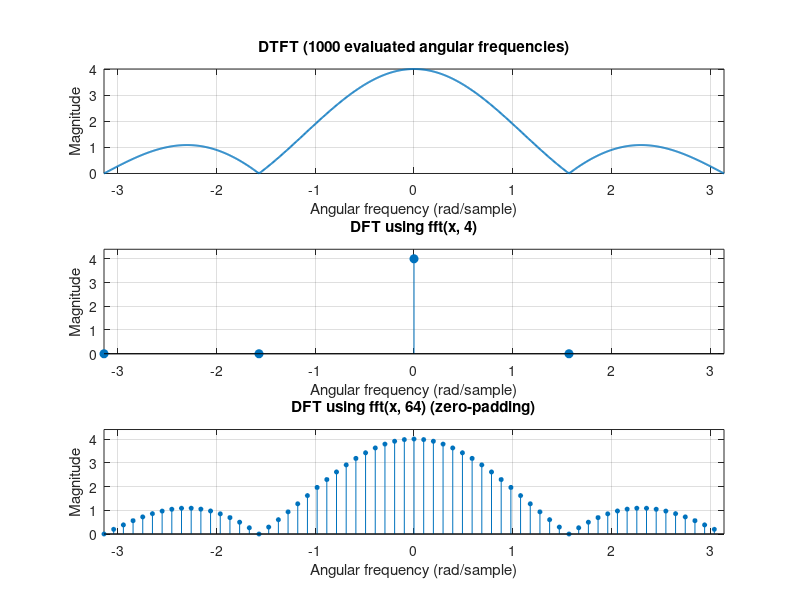

The MATLAB script that drew this image: (Note: this script raises an error after producing the figure.)
% Lecture 5 - Exercise 4: DTFT vs DFT of x = [1 1 1 1]
% Run this script in MATLAB. It saves a comparison plot.
clear; close all; clc;

folder = fileparts(mfilename('fullpath'));
if isempty(folder), folder = pwd; end

x = [1 1 1 1];
n = 0:length(x)-1;
w = linspace(-pi,pi,1000);
X = x * exp(-1j*(n.'*w));

N4 = 4; N64 = 64;
X4 = fftshift(fft(x,N4));
X64 = fftshift(fft(x,N64));
w4 = 2*pi*(-N4/2:N4/2-1)/N4;
w64 = 2*pi*(-N64/2:N64/2-1)/N64;

fig = figure('Color','w','Position',[100 100 1000 850]);
subplot(3,1,1);
plot(w,abs(X),'LineWidth',1.4); grid on;
title('DTFT (1000 evaluated angular frequencies)');
xlabel('Angular frequency (rad/sample)'); ylabel('Magnitude');
xlim([-pi pi]);

subplot(3,1,2);
stem(w4,abs(X4),'filled'); grid on;
title('DFT using fft(x, 4)');
xlabel('Angular frequency (rad/sample)'); ylabel('Magnitude');
xlim([-pi pi]); ylim([0 4.4]);

subplot(3,1,3);
stem(w64,abs(X64),'filled','MarkerSize',3); grid on;
title('DFT using fft(x, 64) (zero-padding)');
xlabel('Angular frequency (rad/sample)'); ylabel('Magnitude');
xlim([-pi pi]); ylim([0 4.4]);
sgtitle('Exercise 4: Continuous DTFT and sampled DFT');
exportgraphics(fig,fullfile(folder,'dtft-dft-comparison.png'),'Resolution',200);

fprintf('Original data samples: %d\n',length(x));
fprintf('DFT length 4 -> %d frequency points\n',numel(X4));
fprintf('DFT length 64 -> %d frequency points (60 zeros padded)\n',numel(X64));
fprintf('DTFT zeros in [-pi, pi]: -pi, -pi/2, pi/2, pi (within numeric precision)\n');
